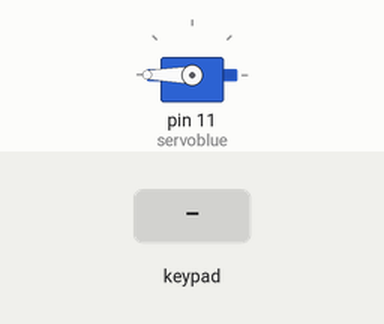
Simulated run of this sketch. Board: Arduino Uno, built with avr-gcc and run on an emulated ATmega328P. Parts: servo. Inputs (shaded band) come from the test bench.

Above: at 1.2 s.
1.3 s: keypad keys 1 2 3 pressed 0.4 s apart
At 2.4 s:
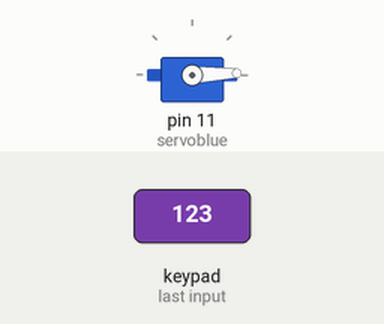
4.0 s: key '#' pressed
At 5.3 s:
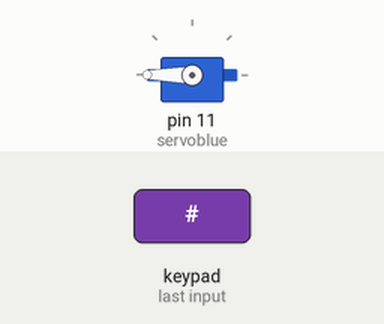
Timing chart, 0 to 7.0 s (numbered marks = the images above; inputs shaded):
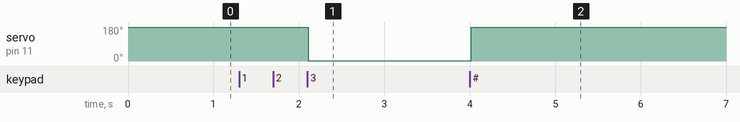

Measured:
- after the input at 1.3 s, servo on pin 11 (servoblue): 180° → 2° after 0.81 s
- after the input at 4.0 s, servo on pin 11 (servoblue): 2° → 180° at once

The sketch:

arduino_project1.ino
```cpp
#include <Keypad.h> //Include Keypad library
#include <Servo.h>  //Include Servo library

Servo servoblue; //The servo is called "servoblue" from now on

char* password = "123"; //We set the password. In this case it is "123"
int position = 0;
const byte ROWS = 4; //In these two lines we define how many rows and columns
const byte COLS = 3; //our keypad has four rows and three columns
char keys[ROWS][COLS] = { //The characters on the keys are defined here

{'#', '0', '*'},
{'9', '8', '7'},
{'6', '5', '4'},
{'3', '2', '1'}
};

byte rowPins[ROWS] = {5, 6, 7, 8}; //The connection with the arduino is
byte colPins[COLS] = {2, 3, 4}; //listed here

Keypad keypad = Keypad( makeKeymap(keys), rowPins, colPins, ROWS, COLS ); //create and object and map the keys

void setup() {
        servoblue.attach(11); //The servo is connected to pin 11
        setLocked(true);
}

void loop() {
      char key = keypad.getKey();
      if (key == '*' || key == '#')  {     //If the lock is open it can be locked again by pushing "*" or "#" on the keypad
             position = 0;
             setLocked(true); //The command to close the lock after „*“ or „#“ is pushed
       }

      if (key == password[position]) {
        position ++;
      }

       if (position == 3) {     //This part defines how many digits our code will have.In this case we have 3 digits(123).
       setLocked(false);
      }

      delay(100);

    }

    void setLocked(int locked)  {
      if (locked) {   // If the lock is closed..
      servoblue.write(270); //and the servo should turn to a 90 degree position.
      }

      else {    //if the lock is open..
      servoblue.write(2); //..and the servo should turn to a 0 degree position.
 }

}
```
